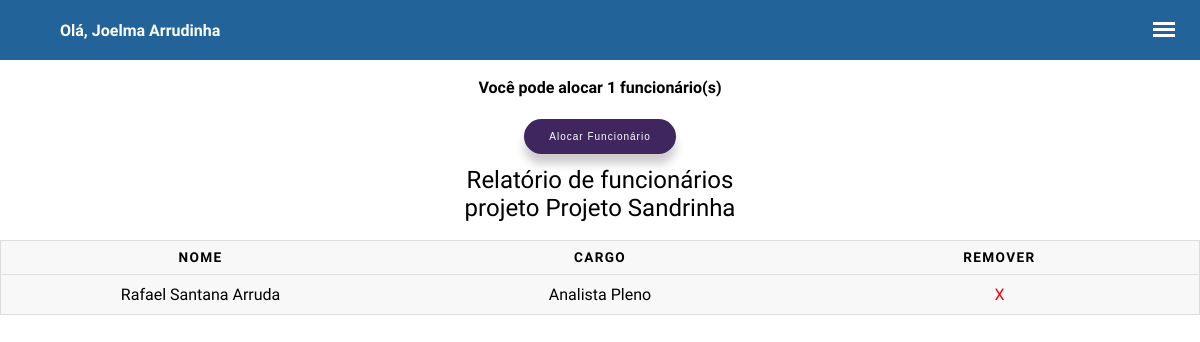
Screenshot of /report_func_proj.php?id=2 (signed in) with the database file from the repository.
### tables this page shows
CREATE TABLE `projeto` (
  `id_projeto` int(11) NOT NULL,
  `nome_projeto` varchar(50) NOT NULL,
  `data_inicio` datetime DEFAULT NULL,
  `data_fim` datetime DEFAULT NULL,
  `descricao` varchar(100) NOT NULL
);

CREATE TABLE `cadastro_funcionario` (
  `cpf` varchar(14) NOT NULL,
  `nome_completo` varchar(50) NOT NULL,
  `cargo` varchar(50) NOT NULL,
  `dt_inicio` varchar(20) NOT NULL,
  `dt_fim` varchar(20) NOT NULL,
  `dt_nascimento` varchar(10) NOT NULL,
  `email` varchar(100) NOT NULL,
  `senha` varchar(100) NOT NULL,
  `ativo` int(11) NOT NULL DEFAULT 1,
  `nova_senha` int(11) NOT NULL DEFAULT 0
);

### DAO/SELECAO/select_func_proj.php (the view, shortened to what this page needs)
<?php
$id_projeto = $_GET['id'];
$connect = mysqli_connect('localhost','root',null,'intime');
$query_select = ("SELECT nome_projeto,nome_completo,D.cpf,CARGO FROM `projeto_funcionario` A
                    INNER JOIN `projeto` C
                        ON A.id_projeto=C.id_projeto
                    INNER JOIN `cadastro_funcionario` D
                        ON A.cpf=D.cpf
                    WHERE  C.data_inicio=C.data_fim AND A.ATIVO=1 AND A.ID_PROJETO='$id_projeto' AND D.ATIVO=1
                    ORDER BY d.nome_completo DESC");
$query_select2 = ("SELECT nome_projeto,nome_completo,D.cpf,CARGO FROM `projeto_funcionario` A
                    INNER JOIN `projeto` C
                        ON A.id_projeto=C.id_projeto
                    INNER JOIN `cadastro_funcionario` D
                        ON A.cpf=D.cpf
                    WHERE  C.data_inicio=C.data_fim AND A.ATIVO=1 AND A.ID_PROJETO='$id_projeto' AND D.ATIVO=1
                    ORDER BY d.nome_completo");
$select = mysqli_query($connect,$query_select);
$select2 = mysqli_query($connect,$query_select2);
$linhas = mysqli_num_rows($select);
if($linhas>=1){
 $proj = mysqli_fetch_assoc($select2);
 $nome_proj= $proj['nome_projeto'];
echo("<table>
  <caption>Relatório de funcionários <br> projeto $nome_proj </caption>
  <thead>
    <tr>
      <th scope='col'>Nome</th>
      <th scope='col'>Cargo</th>
      <th scope='col'>Remover</th>
    </tr>
  </thead>
  <tbody>");
  while ($atividade = mysqli_fetch_assoc($select)){
      $nome = $atividade['nome_completo'];
      $cargo = $atividade['CARGO'];
      $cpf_f = $atividade['cpf'];
    echo'<tr>';
    echo ("<td data-label='Nome'>$nome</td>");
    echo ("<td data-label='Cargo'>$cargo</td>");
    echo ("<td data-label='Remover'><a href='DAO/EXCLUSAO/exclui_func_proj.php?id=$id_projeto&cpf=$cpf_f'>X</a></td>");
    echo'</tr>';}
    echo '</tbody>';
echo'</table>';
  }else if($linhas==0){
    echo '<br><center><span class="icon fa-meh-o fa-2x"></span>';
    echo '<h3>Poxa vida,</h3>';
    echo '<h4>Você seu projeto não possui <br>funcionários alocados</h4>';
}
?>

### assets/css/painel.css (style rules this page uses)
html, body { overflow-x: hidden; height: 100%; }
body { background: #fff; padding: 0; margin: 0; font-size: 100%; font-family: 'Muli', sans-serif; }
table { border: 1px solid #ccc; border-collapse: collapse; margin: 0; padding: 0; width: 100%; table-layout: fixed; }
table caption { font-size: 1.5em; margin: .5em 0 .75em; }
table a { color:red; text-decoration: NONE; }
table tr { background-color: #f8f8f8; border: 1px solid #ddd; padding: .35em; }
table th, table td { padding: .625em; text-align: center; }
table th { font-size: .85em; letter-spacing: .1em; text-transform: uppercase; }

### rows the page displays
projeto: nome_projeto "Projeto Sandrinha", cadastro_funcionario.nome_completo "Rafael Santana Arruda", cadastro_funcionario.cargo "Analista Pleno"

### other values shown
$NOME[0] "Joelma"
$NOME[SIZEOF($NOME)-1] "Arrudinha"
$linhas "1"
